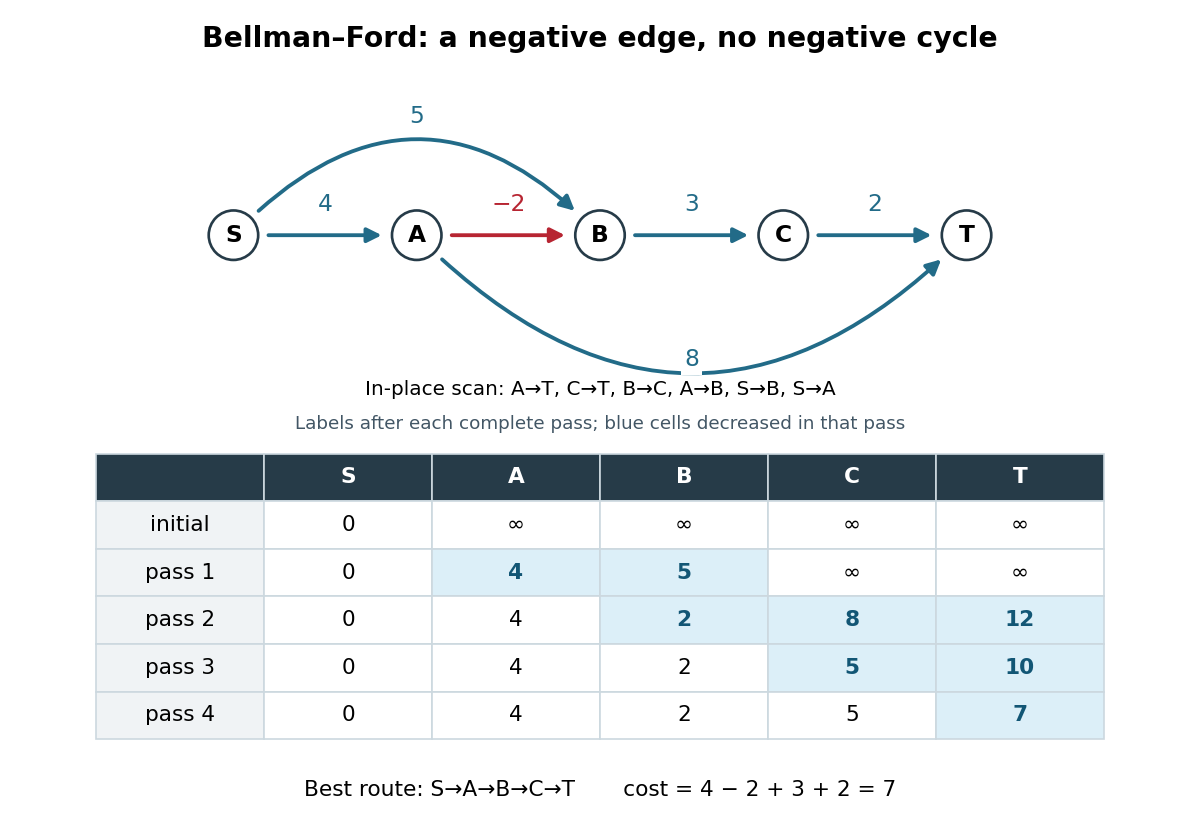

Write Python code to recreate this figure.
"""Draw Bellman–Ford's negative-edge example; emit the PNG in the CWD.

Tested with Python 3.14, matplotlib 3.10.7 and numpy 2.3.5.
"""

from math import inf
from pathlib import Path

import matplotlib.pyplot as plt
from matplotlib.patches import Circle, FancyArrowPatch


VERTICES = ("S", "A", "B", "C", "T")
EDGES = (("S", "A", 4), ("S", "B", 5), ("A", "B", -2),
         ("B", "C", 3), ("C", "T", 2), ("A", "T", 8))
SCAN = tuple(reversed(EDGES))


def trace():
    labels = dict.fromkeys(VERTICES, inf)
    labels["S"] = 0
    rows = [labels.copy()]
    for _ in range(4):
        for u, v, weight in SCAN:
            if labels[u] != inf:
                labels[v] = min(labels[v], labels[u] + weight)
        rows.append(labels.copy())
    return rows


def main():
    plt.rcParams.update({"font.family": "DejaVu Sans", "font.size": 12})
    fig = plt.figure(figsize=(10, 7), dpi=120, facecolor="white")
    fig.suptitle("Bellman–Ford: a negative edge, no negative cycle",
                 fontsize=17, weight="bold", y=0.97)
    ax = fig.add_axes((0.05, 0.54, 0.90, 0.36))
    ax.set(xlim=(-0.7, 8.7), ylim=(-1.65, 1.65), aspect="equal")
    ax.axis("off")
    positions = {v: (2 * i, 0) for i, v in enumerate(VERTICES)}
    for u, v, weight in EDGES:
        color = "#b72532" if weight < 0 else "#226b88"
        curvature = 0.50 if (u, v) == ("A", "T") else 0
        if (u, v) == ("S", "B"):
            curvature = -0.52
        arrow = FancyArrowPatch(positions[u], positions[v],
                                connectionstyle=f"arc3,rad={curvature}",
                                arrowstyle="-|>", mutation_scale=18,
                                linewidth=2.3, color=color,
                                shrinkA=21, shrinkB=21)
        ax.add_patch(arrow)
        midpoint = ((positions[u][0] + positions[v][0]) / 2, 0.33)
        if (u, v) == ("S", "B"):
            midpoint = (2, 1.30)
        elif (u, v) == ("A", "T"):
            midpoint = (5, -1.36)
        ax.text(*midpoint, str(weight).replace("-", "−"), ha="center",
                va="center", fontsize=14, color=color,
                bbox={"facecolor": "white", "edgecolor": "none", "pad": 2})
    for v, (x, y) in positions.items():
        ax.add_patch(Circle((x, y), 0.27, facecolor="white",
                            edgecolor="#263b48", linewidth=1.6, zorder=3))
        ax.text(x, y, v, ha="center", va="center", fontsize=14,
                weight="bold", zorder=4)
    fig.text(0.5, 0.53, "In-place scan: A→T, C→T, B→C, A→B, S→B, S→A",
             ha="center", fontsize=12)
    fig.text(0.5, 0.489, "Labels after each complete pass; blue cells decreased in that pass",
             ha="center", fontsize=11, color="#425665")
    table_ax = fig.add_axes((0.08, 0.12, 0.84, 0.34))
    table_ax.axis("off")
    rows = trace()
    cells = [["initial" if i == 0 else f"pass {i}"] +
             ["∞" if row[v] == inf else str(row[v]) for v in VERTICES]
             for i, row in enumerate(rows)]
    table = table_ax.table(cellText=cells, colLabels=("",) + VERTICES,
                           cellLoc="center", loc="center", bbox=(0, 0, 1, 1))
    table.auto_set_font_size(False)
    table.set_fontsize(13)
    for (i, j), cell in table.get_celld().items():
        cell.set_edgecolor("#ccd8df")
        if i == 0:
            cell.set_facecolor("#263b48")
            cell.set_text_props(color="white", weight="bold")
        elif j == 0:
            cell.set_facecolor("#f0f3f5")
        elif i > 1 and rows[i - 1][VERTICES[j - 1]] < rows[i - 2][VERTICES[j - 1]]:
            cell.set_facecolor("#dceff8")
            cell.set_text_props(color="#125675", weight="bold")
    fig.text(0.5, 0.052, "Best route: S→A→B→C→T       cost = 4 − 2 + 3 + 2 = 7",
             ha="center", fontsize=13)
    fig.savefig(Path(__file__).stem + ".png", facecolor="white", transparent=False)
    plt.close(fig)


if __name__ == "__main__":
    main()
